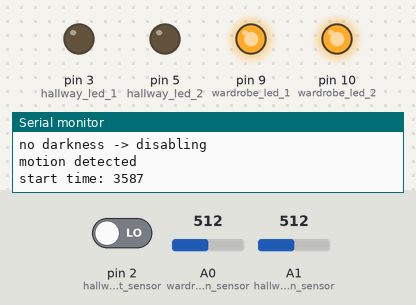
Bench run of a sketch on a simulated Arduino Uno, built with avr-gcc and run on an emulated ATmega328P. On the bench: output pins drawn as LEDs (lit = HIGH), the last lines printed to the serial monitor. The inputs (shaded band) are chosen by the test bench; at power-on: pin 2 (hallway_bright_sensor) LOW, A0 (wardrobe_motion_sensor) = 512, A1 (hallway_motion_sensor) = 512.

Above: at 3.8 s.
3.9 s: pin 2 (hallway_bright_sensor) driven HIGH
At 4.85 s:
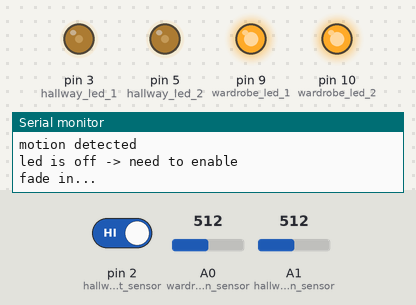
At 7.0 s:
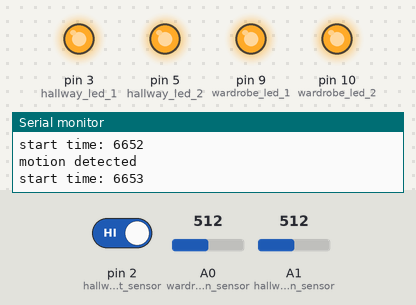
7.1 s: A0 (wardrobe_motion_sensor) set to 55
8.6 s: A0 (wardrobe_motion_sensor) set to 46
10.2 s: pin 2 (hallway_bright_sensor) driven LOW
At 11.61 s:
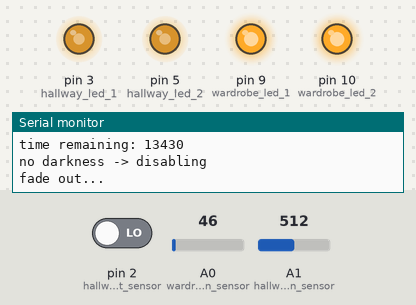
Timing chart, 0 to 14.4 s (numbered marks = the images above; inputs shaded):
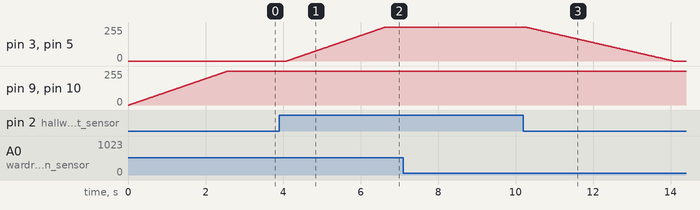

Measured:
- after the input at 3.9 s, pin 3 (hallway_led_1), pin 5 (hallway_led_2): moves from 0/255 to 255/255 over 2.5 s, starting after 0.20 s
- after the input at 10.2 s, pin 3 (hallway_led_1), pin 5 (hallway_led_2): moves from 255/255 to 0/255 over 3.8 s, starting after 0.06 s

The sketch:

home_lighting.ino
```cpp
bool hallway_motion = false;
const int hallway_led_1 = 3;
const int hallway_led_2 = 5;
const int hallway_motion_sensor = 15;

bool wardrobe_motion = false;
const int wardrobe_led_1 = 9;
const int wardrobe_led_2 = 10;
const int wardrobe_motion_sensor = 14;

const int hallway_bright_sensor = 2;
const int light_duration = 15000;

unsigned long hallway_start_time = 0;
unsigned long wardrobe_start_time = 0;

void setup() {
  Serial.begin(9600);

  pinMode(hallway_led_1, OUTPUT);
  pinMode(hallway_led_2, OUTPUT);
  pinMode(hallway_motion_sensor, INPUT);
  pinMode(hallway_bright_sensor, INPUT);
  pinMode(wardrobe_led_1, OUTPUT);
  pinMode(wardrobe_led_2, OUTPUT);
  pinMode(wardrobe_motion_sensor, INPUT);
}

void loop() {
  hallway_motion = portToBool(hallway_motion_sensor);
  wardrobe_motion = portToBool(wardrobe_motion_sensor);

  perform(hallway_motion, hallway_led_1, hallway_led_2, hallway_bright_sensor, hallway_start_time, true);
  perform(wardrobe_motion, wardrobe_led_1, wardrobe_led_2, hallway_bright_sensor, wardrobe_start_time, false);
  delay(500);
}

void perform(bool motion, int led_pin, int led_pin_1, int bright_sensor_pin, unsigned long &start_time, bool less_light) {

  if (isBrightly(bright_sensor_pin))
  {
    //there is no darkness - just disable led
    if (less_light)
    {
      Serial.println("no darkness -> disabling");
      checkAndDisable(led_pin, led_pin_1);
      return;
    }
  }

  if (motion)
  {
    Serial.println("motion detected");
    //there is motion and darkness

    if (digitalRead(led_pin) == LOW)
    {
      Serial.println("led is off -> need to enable");
      //led is off - need to enable
      fadeIn(led_pin, led_pin_1);
    }

    start_time = millis(); //delay turning off the led
    Serial.print("start time: ");
    Serial.println(start_time);
  }
  else
  {
    Serial.println("no motion detected");

    //there is no motion and darkness
    //just check time and disable
    Serial.println("darkness");
    Serial.print("time remaining: ");
    Serial.println(getRemainingTime(start_time));
    if (getRemainingTime(start_time) <= 0)
    {
      Serial.println("time is out - disabling led");
      //time is out - need to disable
      checkAndDisable(led_pin, led_pin_1);
    }
  }
}

void checkAndDisable(int port, int port_1)
{
  if (digitalRead(port) == HIGH) //no need to fadeOut if port already disabled
  {
    fadeOut(port, port_1);
  }
}

bool portToBool(int port) {
  return analogRead(port) > 50 ? true : false;
}

void fadeIn(int port, int port_1) {
  Serial.println("fade in...");
  int brightness = 0;
  while (brightness <= 255) {
    analogWrite(port, brightness);
    analogWrite(port_1, brightness);
    brightness += 1;
    delay(10);
  }
}

void fadeOut(int port, int port_1) {
  Serial.println("fade out...");
  int brightness = 255;
  while (brightness >= 0) {
    analogWrite(port, brightness);
    analogWrite(port_1, brightness);
    brightness -= 1;
    delay(15);
  }
}

bool isBrightly(int sensorPin)
{
  return digitalRead(sensorPin) == LOW;
}

long getRemainingTime(long startTime)
{
  unsigned long remaining = (startTime + light_duration) - millis();
  if (remaining >= 0)
  {
    return remaining;
  }
  else
  {
    return 0;
  }
}
```
